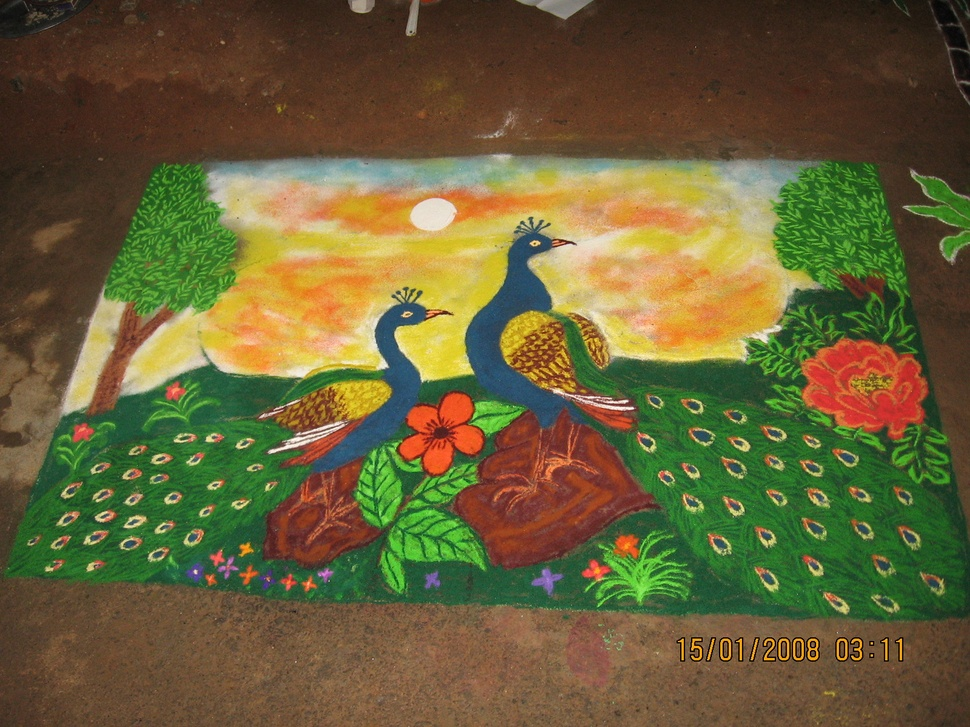
#> input picture real_photos/kolam_aruppukottai_tanandaraj.jpg, 970 x 727 px, shrunk from 1600 x 1200 before the run; its folder holds only this picture in this run
$ python validate_real_photos.py
#> lines starting #> are read from the running program, lines starting #| are printed output that depends on the picture; after the words box and inside, x2 and y2 are one past the last pixel; in counts of white or black regions, pixels touching at a corner belong together
### engine/image_io.py
"""Photo/drawing of a kolam -> nx.MultiGraph, in the EXACT node/edge
format graph_io.py already produces from CSVs (integer (x, y) lattice
coordinate node tuples; MultiGraph edges, so genuine double-strand
kambi-kolam lines are preserved with their real multiplicity). Everything
downstream in engine/ (motifs, symmetry, generation, validity) consumes
this with zero changes.

PIPELINE
  preprocess    : grayscale, deskew, binarize -> a clean binary ink mask
  detect_lattice: find dot blobs (they're visually "fatter" than line
                  strokes, even though dot ink and line ink are the same
                  color/intensity -- so this uses a distance-transform +
                  local-maxima approach, not intensity-based blob
                  detection, which fails outright: see session notes),
                  then fit a regular integer lattice to the detected
                  pixel positions
  trace_path    : skeletonize the WHOLE ink mask (dots + lines together,
                  since separating them first would break the exact
                  connectivity info being extracted), remove pixels near
                  each dot ("hub" regions), and use the connected
                  components of what's left to decide which dots are
                  directly joined -- a component touching exactly 2
                  distinct dot-hubs is an edge; touching 1 (or the same
                  hub twice) is a loop-around detour with NO edge, the
                  exact same convention graph_io.py already uses for the
                  CSV half-integer detour points. A dot-pair joined by
                  TWO disjoint stroke components is a genuine double
                  strand -> two parallel MultiGraph edges.
  build_graph   : composes the above into one nx.MultiGraph.

KNOWN SCOPE LIMITATIONS (see PULLI session notes -- stated up front, not
discovered later):
  - preprocess only corrects ROTATION (via minAreaRect on the ink mask),
    not full 4-point projective/keystone correction -- there are no
    fiducial markers to anchor a homography to. The grid-fitting step in
    detect_lattice uses a full 2x2 affine (not just axis-aligned
    rounding), which absorbs mild residual skew on top of that; this
    combination is scoped for "roughly top-down, mild phone-camera
    skew," explicitly not a steep-angle photo.
  - detect_lattice's grid-fit assumes the true lattice spacing is the
    smallest of a short list of candidate divisors of the observed
    nearest-neighbor spacing (1x, sqrt(2)x, 2x, 2*sqrt(2)x) that yields a
    collision-free assignment. This matches every pattern in this
    project's dataset (Chebyshev edge length <=2, see graph_io.py) but is
    not a universal grid-spacing estimator.
"""

from __future__ import annotations

import math

import cv2
import networkx as nx
import numpy as np
from scipy import ndimage as ndi
from scipy.spatial import cKDTree
from skimage.morphology import skeletonize

Point = tuple[int, int]

SPACING_CANDIDATE_DIVISORS = [1.0, math.sqrt(2), 2.0, 2.0 * math.sqrt(2)]

# Fraction of the global max distance-transform value a candidate peak
# must reach to count as a dot. See _detect_dot_pixels' docstring for the
# root-cause diagnosis (session 10, Task B) and the empirical verification
# behind this specific value -- lowered from 0.75 to fix dense-pattern
# (kolam29-scale) recall with zero cost to sparse-pattern accuracy.
THRESHOLD_ABS_FRAC = 0.65


class Preprocessed:
    """Output of preprocess(): a clean, deskewed binary ink mask (255 =
    ink, 0 = background) plus the rotation angle applied, for reference."""

    def __init__(self, binary: np.ndarray, rotation_deg: float):
        self.binary = binary
        self.rotation_deg = rotation_deg


def preprocess(image_path: str) -> Preprocessed:
    """Grayscale, deskew (rotation only -- see module docstring), binarize."""
    img = cv2.imread(image_path)
    if img is None:
        raise FileNotFoundError(f"could not read image: {image_path}")
    gray = cv2.cvtColor(img, cv2.COLOR_BGR2GRAY)

    _, binary = cv2.threshold(gray, 0, 255, cv2.THRESH_BINARY_INV + cv2.THRESH_OTSU)

    ys, xs = np.nonzero(binary)
    if len(xs) < 10:
        return Preprocessed(binary, 0.0)

    pts = np.column_stack([xs, ys]).astype(np.float32)
    (_, _), (_, _), angle = cv2.minAreaRect(pts)
    # minAreaRect's angle is only defined mod 90 degrees; a kolam's
    # diamond-oriented bounding box sits near a multiple of 45 degrees, so
    # correct toward whichever of {0, 45} is closer rather than assuming 0.
    candidates = [0.0, 45.0, -45.0, 90.0, -90.0]
    target = min(candidates, key=lambda c: abs(((angle - c) + 45) % 90 - 45))
    rotation = angle - target

    h, w = binary.shape
    M = cv2.getRotationMatrix2D((w / 2, h / 2), rotation, 1.0)
    deskewed = cv2.warpAffine(binary, M, (w, h), flags=cv2.INTER_NEAREST, borderValue=0)

    return Preprocessed(deskewed, rotation)


class Lattice:
    """Output of detect_lattice(): detected dot pixel positions, their
    fitted integer lattice coordinates, and the estimated dot radius
    (needed by trace_path to size each dot's "hub" capture region)."""

    def __init__(self, pixel_positions: list[tuple[float, float]], lattice_coords: list[Point], dot_radius: float):
        self.pixel_positions = pixel_positions  # (x, y), index-aligned with lattice_coords
        self.lattice_coords = lattice_coords
        self.dot_radius = dot_radius


def _detect_dot_pixels(binary: np.ndarray) -> tuple[np.ndarray, float]:
    """Distance-transform + local-maxima dot detection. Dots are ink
    blobs several pixels wide; line strokes are ~1-3px wide everywhere.
    The distance transform's value near a dot's center is close to the
    dot's true radius R; near a line, it's close to half the stroke
    width. Thresholding at a fraction of the observed max (not
    intensity-based blob detection, which cannot separate same-colored
    dot and line ink at all -- see module docstring) isolates dot centers
    from the crossing/junction noise a lower threshold picks up.

    THRESHOLD_ABS_FRAC root-caused and tuned this session (session 10,
    Task B), not guessed: `R = dist.max()` is the GLOBAL maximum distance-
    transform value anywhere in the image -- effectively the size of the
    single largest/least-degraded dot. On dense (kolam29-scale, ~13px
    lattice spacing) patterns, dots are rendered smaller in absolute
    pixel terms than on sparse (kolam19-scale, ~21px) ones, so the SAME
    absolute blur/JPEG degradation eats a proportionally bigger bite out
    of each dot's apparent size -- many real dots' own distance-transform
    peak then falls below a threshold anchored to the single largest dot
    in the image, and they are missed entirely (not merged with a
    neighbor: verified directly on the worst held-out case,
    kolam29_k50 -- 0 spurious detections, 120/484 dots missed, and 99.2%
    of those missed dots' own distance-transform value at their true
    position was BELOW threshold_abs, not suppressed by min_distance).
    Lowering the fraction from 0.75 to 0.65 (empirically verified across
    all 8 synthetic-photo test images in both the original and held-out
    batches, not just the worst case) recovers recall to 99.6-100% on
    every dense pattern tested (kolam29_k50: 75.2%->99.6%; kolam29_k20:
    88.9%->100%; kolam29_k1/k2 in the original tuned set: 94.3%/92.0%->
    100%/100%; kolam29_k80: 88.7%->99.8%) with ZERO change on any sparse
    (kolam19) pattern -- the threshold was never the binding constraint
    there -- and at most a 0.2-point precision cost on one dense pattern
    (kolam29_k80: 99.76%->99.57%) in exchange for +11 points of recall."""
    from skimage.feature import peak_local_max

    dist = cv2.distanceTransform(binary, cv2.DIST_L2, 5)
    R = float(dist.max())
    if R < 1.0:
        return np.empty((0, 2)), R

    min_distance = max(3, int(round(1.8 * R)))
    threshold_abs = THRESHOLD_ABS_FRAC * R
    coords = peak_local_max(dist, min_distance=min_distance, threshold_abs=threshold_abs)
    pixel_positions = np.array([[c[1], c[0]] for c in coords], dtype=float)  # (row,col)->(x,y)
    return pixel_positions, R


# [48 lines left out: function _fit_lattice_coords, not called in this run]


def detect_lattice(preprocessed: Preprocessed) -> Lattice:
    pixel_positions, R = _detect_dot_pixels(preprocessed.binary)
    # _fit_lattice_coords needs at least 3 non-collinear points to fit a
    # 2x2 affine transform (lstsq's 3-parameter-per-axis system is
    # underdetermined below that); with fewer, its lattice column is
    # degenerate (e.g. a single point sits at relative [0,0]), forcing M
    # toward a singular matrix and crashing np.linalg.inv. Found on a
    # real (non-synthetic) low-light photo, session 10: Otsu's global
    # threshold misclassified 82.7% of a dark, low-contrast image as
    # "ink" (mean brightness 62.5/255, no clean bimodal separation --
    # every synthetic test photo in this project, however degraded with
    # blur/noise/rotation, was always well-lit and high-contrast, so
    # this failure mode was never exercised before). The 1-blob distance
    # transform this produces yields a single spurious "dot" with an
    # enormous estimated radius, which is what triggers the crash here --
    # this guard makes the OUTCOME safe (a clean degenerate result,
    # matching the existing empty-detection convention below), it does
    # NOT fix the underlying binarization failure, which is a separate,
    # larger open problem (see PROJECT_STATE.md).
    if len(pixel_positions) < 3:
        return Lattice([tuple(p) for p in pixel_positions], [], R)
    lattice_coords, _M, _t = _fit_lattice_coords(pixel_positions)
    return Lattice([tuple(p) for p in pixel_positions], lattice_coords, R)


def is_traceable(lattice: Lattice) -> bool:
    """True iff `lattice` is well-formed enough for trace_path to safely
    consume: `lattice_coords` is either empty (zero usable detections) or
    index-aligned 1:1 with `pixel_positions`. Guards the one documented,
    reproduced asymmetric shape -- 1-2 `pixel_positions` with 0
    `lattice_coords`, which `_fit_lattice_coords` (and, by construction,
    any conforming ML detector) can legitimately produce when too few
    points were found to fit a lattice -- that crashes trace_path with
    IndexError (see docs/ML_CONTRACT.md Section 5,
    tests/test_ml_contract.py::test_asymmetric_lattice_shape_is_a_documented_unfixed_blocker).
    `engine.ml_contract.assert_conforms` cannot catch this by itself (0
    coords is a legal value of its own shape invariant); this is the
    upstream gate callers should use INSTEAD of calling trace_path
    directly on a lattice they haven't checked. trace_path itself is not
    modified -- callers treat a non-traceable lattice the same as a
    zero-detection one (no edges), per the empty-detection convention
    docs/ML_CONTRACT.md already recommends detectors follow."""
    return len(lattice.lattice_coords) == len(lattice.pixel_positions)


# [107 lines left out: functions trace_path, build_graph, analyze_kolam_type, decompose_multi_loop_graph, not called in this run]

### validate_real_photos.py
"""M4.0 Phase 7 (extended): run the EXISTING deterministic detector
(engine.image_io.preprocess + detect_lattice + trace_path) against every
real photograph in real_photos/, and report the three levels defined in
docs/M4_EVALUATION_PROTOCOL.md separately:

  Level 1 -- dot detection (raw counts + basic image statistics; real
             photos mostly lack pixel-exact ground truth, see
             docs/M4_EVALUATION_PROTOCOL.md Section 1 Tier B, so this is
             NOT a precision/recall table for real photos -- that table
             already exists for the synthetic corpus via the pytest
             suite, e.g. tests/test_image_io.py)
  Level 2 -- does trace_path / graph construction complete without
             crashing, and is the result connected?
  Level 3 -- does the full downstream pipeline (validity, motif
             induction) run to completion?

This is the M4.0 baseline measurement. It does NOT modify
engine/image_io.py's DETECTION algorithms (detect_lattice, trace_path
itself) -- pure read-only probing, matching the "characterize, do not
fix" instruction this session repeats from the prior M4 Readiness
Report. It DOES use engine.image_io.is_traceable -- a boundary GATE
added alongside this script, not a change to trace_path's own body --
to avoid calling trace_path on the one documented, reproduced malformed
Lattice shape (nonzero pixel_positions, zero lattice_coords) that
crashes it with IndexError. That gate makes the SCRIPT robust to the
known crash; it does not hide it -- a probe that hits this shape is
still explicitly classified as INSUFFICIENT_LATTICE_POINTS, not
silently reported as SUCCESS. If any *other*, not-yet-documented
exception is raised, it is still caught, classified, and reported by
outcome/stage/exception type -- nothing is swallowed.

Images explicitly excluded from this baseline (documented in
real_photos/MANIFEST.md, not silently skipped):
  - ithayakkamalam_pulli_mayooranathan.jpg: confirmed digital rendering,
    not a photograph (see MANIFEST.md's exclusion note).

Outcome taxonomy (mutually exclusive, one per image):
  NO_DOT_DETECTION            -- preprocess/detect_lattice completed;
                                  zero candidate dot pixels found.
  INSUFFICIENT_LATTICE_POINTS -- >=1 candidate dot pixel found, but not
                                  enough (or not well-placed enough) to
                                  fit a lattice -- image_io.is_traceable
                                  is False. trace_path is NOT called on
                                  these (see gate above); this is the
                                  outcome that replaces what used to be
                                  an uncaught IndexError for
                                  kolam_india12_mckaysavage.jpg.
  LATTICE_FIT_FAILED          -- an unexpected exception during
                                  preprocess() or detect_lattice()
                                  itself (not the known asymmetric-shape
                                  case above, which is gated, not an
                                  exception).
  TRACE_FAILED                -- an unexpected exception from
                                  trace_path() on a lattice that WAS
                                  traceable per the gate above (i.e. a
                                  genuinely new failure mode, not the
                                  known one).
  GRAPH_FAILED                -- an unexpected exception during
                                  MultiGraph construction, validity
                                  checking, or motif induction.
  SUCCESS                     -- every stage above completed without
                                  exception. Does NOT imply the
                                  resulting graph is fully connected or
                                  structurally valid -- see the
                                  separate `connected` field for that;
                                  "SUCCESS" here means "did not crash
                                  and reached the end of the pipeline",
                                  matching the previous script's own
                                  level2_crash/level3_crash distinction.

Usage:
    python validate_real_photos.py
    python validate_real_photos.py --json results.json
"""

from __future__ import annotations

import argparse
import glob
import json
import os
from collections import Counter

import cv2
import networkx as nx

from engine import image_io, motifs, validity

EXCLUDED = {"ithayakkamalam_pulli_mayooranathan.jpg"}

OUTCOMES = [
    "SUCCESS",
    "NO_DOT_DETECTION",
    "INSUFFICIENT_LATTICE_POINTS",
    "LATTICE_FIT_FAILED",
    "TRACE_FAILED",
    "GRAPH_FAILED",
]


def probe_one(path: str) -> dict:
    fname = os.path.basename(path)
    img = cv2.imread(path)
#> img is the input picture: shape (727, 970, 3); mean B, G, R 55.6, 95.9, 104.3
    h, w = img.shape[:2]
    gray = cv2.cvtColor(img, cv2.COLOR_BGR2GRAY)
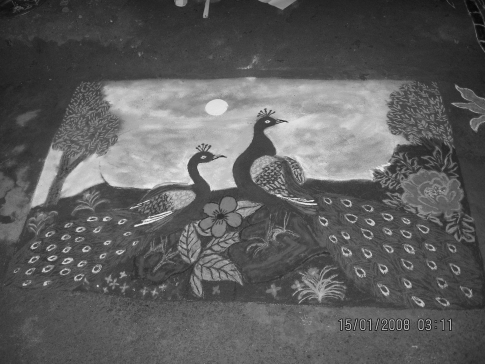
#> gray: shape (727, 970) (shown at 1/2 size); min 4, max 252, mean 93.9
    otsu_thresh, binary = cv2.threshold(gray, 0, 255, cv2.THRESH_BINARY_INV + cv2.THRESH_OTSU)
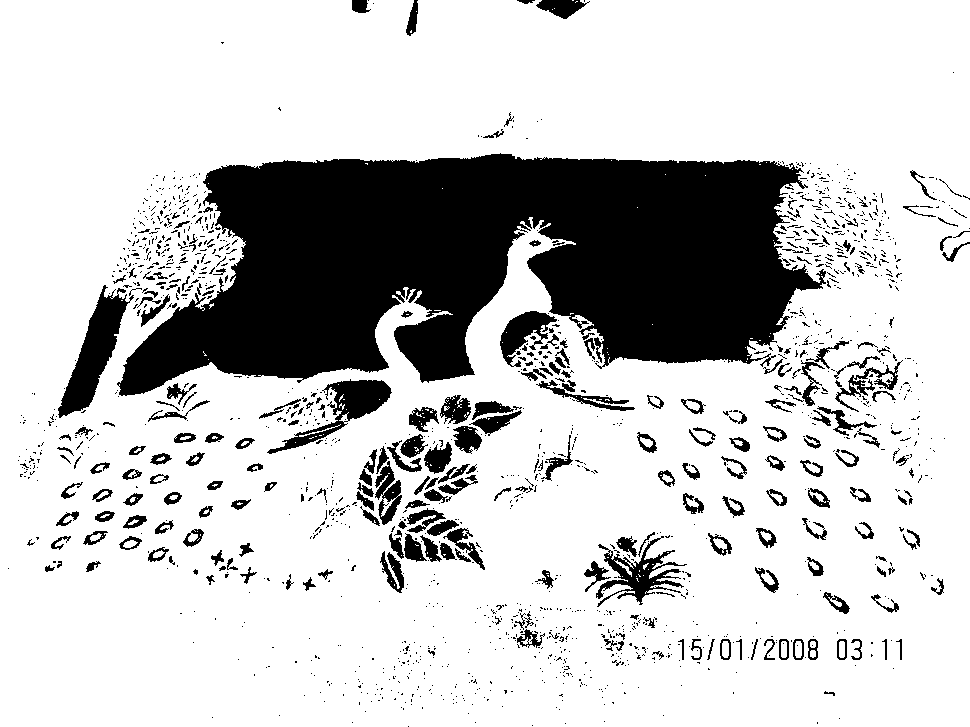
#> binary: shape (727, 970); 78.4% white; 1573 black regions (1316 under 20 px), largest, box (x1, y1, x2, y2) and area: (117, 153, 826, 396) 110245, (58, 285, 134, 418) 3619, (267, 379, 392, 454) 2447
#> otsu_thresh = 121
    fg_fraction = float((binary > 0).mean())
#> fg_fraction = 0.784
#> (the rest of the program and of its run is left out)
